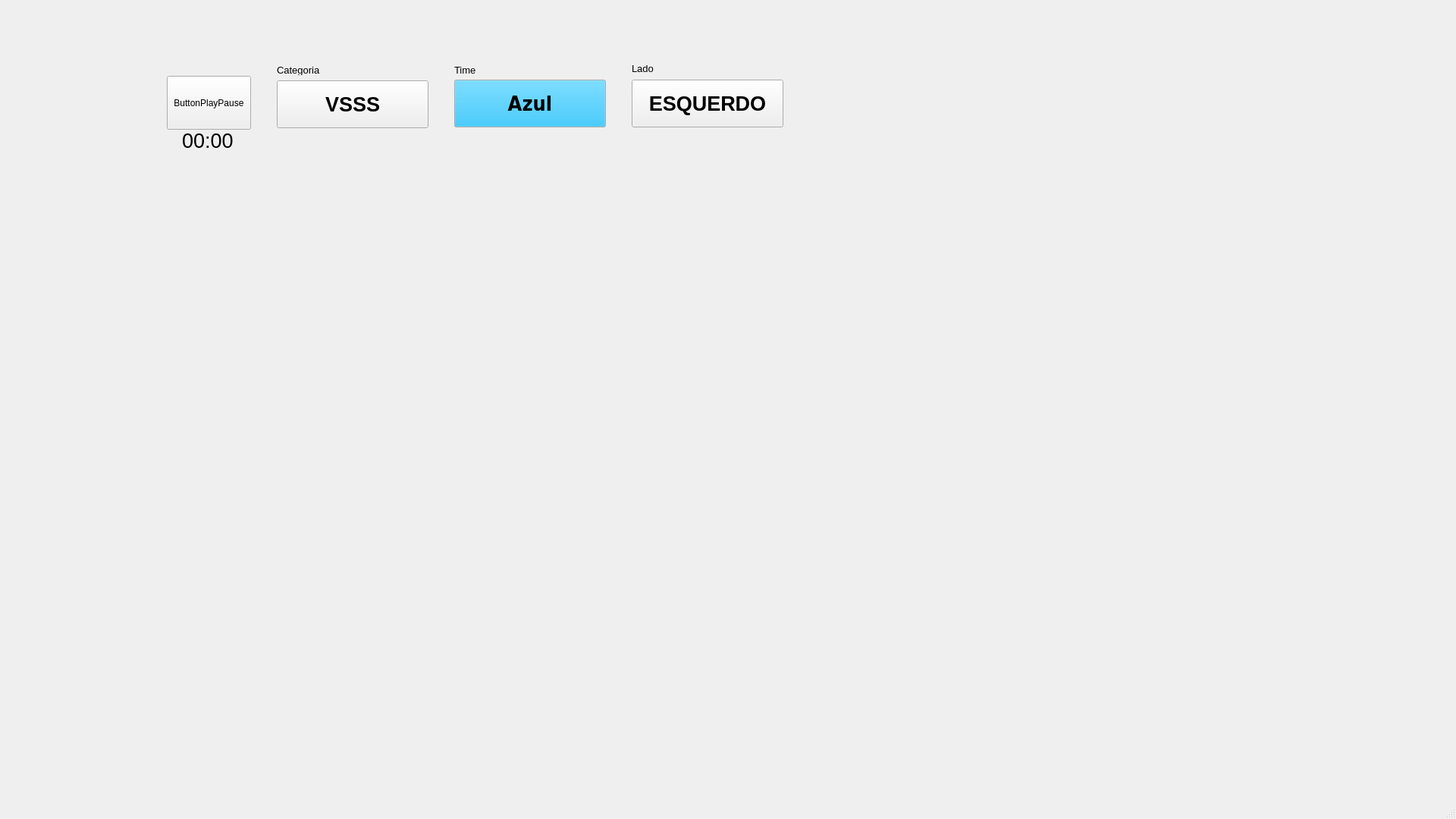
<?xml version="1.0" encoding="UTF-8"?>
<ui version="4.0">
 <class>MainWindow</class>
 <widget class="QMainWindow" name="MainWindow">
  <property name="geometry">
   <rect>
    <x>0</x>
    <y>0</y>
    <width>1920</width>
    <height>1080</height>
   </rect>
  </property>
  <property name="windowTitle">
   <string>MainWindow</string>
  </property>
  <widget class="QWidget" name="centralwidget">
   <widget class="QPushButton" name="ButtonCategoria">
    <property name="geometry">
     <rect>
      <x>365</x>
      <y>106</y>
      <width>200</width>
      <height>63</height>
     </rect>
    </property>
    <property name="font">
     <font>
      <family>System-ui</family>
      <pointsize>20</pointsize>
      <bold>true</bold>
     </font>
    </property>
    <property name="autoFillBackground">
     <bool>false</bool>
    </property>
    <property name="text">
     <string>VSSS</string>
    </property>
    <property name="checkable">
     <bool>false</bool>
    </property>
    <property name="autoRepeat">
     <bool>false</bool>
    </property>
    <property name="autoExclusive">
     <bool>false</bool>
    </property>
   </widget>
   <widget class="QLabel" name="label">
    <property name="geometry">
     <rect>
      <x>365</x>
      <y>85</y>
      <width>138</width>
      <height>14</height>
     </rect>
    </property>
    <property name="font">
     <font>
      <pointsize>10</pointsize>
     </font>
    </property>
    <property name="text">
     <string>&lt;html&gt;&lt;head/&gt;&lt;body&gt;&lt;p&gt;Categoria&lt;/p&gt;&lt;/body&gt;&lt;/html&gt;</string>
    </property>
    <property name="scaledContents">
     <bool>true</bool>
    </property>
   </widget>
   <widget class="QPushButton" name="ButtonPlayPause">
    <property name="geometry">
     <rect>
      <x>220</x>
      <y>100</y>
      <width>111</width>
      <height>71</height>
     </rect>
    </property>
    <property name="text">
     <string>ButtonPlayPause</string>
    </property>
   </widget>
   <widget class="QPushButton" name="ButtonCor">
    <property name="geometry">
     <rect>
      <x>599</x>
      <y>105</y>
      <width>200</width>
      <height>63</height>
     </rect>
    </property>
    <property name="palette">
     <palette>
      <active>
       <colorrole role="WindowText">
        <brush brushstyle="SolidPattern">
         <color alpha="255">
          <red>255</red>
          <green>255</green>
          <blue>255</blue>
         </color>
        </brush>
       </colorrole>
       <colorrole role="Button">
        <brush brushstyle="SolidPattern">
         <color alpha="255">
          <red>0</red>
          <green>187</green>
          <blue>255</blue>
         </color>
        </brush>
       </colorrole>
      </active>
      <inactive>
       <colorrole role="WindowText">
        <brush brushstyle="SolidPattern">
         <color alpha="255">
          <red>255</red>
          <green>255</green>
          <blue>255</blue>
         </color>
        </brush>
       </colorrole>
       <colorrole role="Button">
        <brush brushstyle="SolidPattern">
         <color alpha="255">
          <red>0</red>
          <green>187</green>
          <blue>255</blue>
         </color>
        </brush>
       </colorrole>
      </inactive>
      <disabled>
       <colorrole role="Button">
        <brush brushstyle="SolidPattern">
         <color alpha="255">
          <red>0</red>
          <green>187</green>
          <blue>255</blue>
         </color>
        </brush>
       </colorrole>
      </disabled>
     </palette>
    </property>
    <property name="font">
     <font>
      <family>DejaVu Sans Condensed</family>
      <pointsize>20</pointsize>
      <italic>false</italic>
      <bold>true</bold>
     </font>
    </property>
    <property name="text">
     <string>Azul</string>
    </property>
   </widget>
   <widget class="QLabel" name="labelTime">
    <property name="geometry">
     <rect>
      <x>599</x>
      <y>85</y>
      <width>74</width>
      <height>14</height>
     </rect>
    </property>
    <property name="font">
     <font>
      <pointsize>10</pointsize>
     </font>
    </property>
    <property name="text">
     <string>&lt;html&gt;&lt;head/&gt;&lt;body&gt;&lt;p&gt;Time&lt;/p&gt;&lt;/body&gt;&lt;/html&gt;</string>
    </property>
    <property name="scaledContents">
     <bool>true</bool>
    </property>
   </widget>
   <widget class="QLabel" name="labelLado">
    <property name="geometry">
     <rect>
      <x>833</x>
      <y>83</y>
      <width>138</width>
      <height>14</height>
     </rect>
    </property>
    <property name="font">
     <font>
      <pointsize>10</pointsize>
     </font>
    </property>
    <property name="text">
     <string>&lt;html&gt;&lt;head/&gt;&lt;body&gt;&lt;p&gt;Lado&lt;/p&gt;&lt;/body&gt;&lt;/html&gt;</string>
    </property>
    <property name="scaledContents">
     <bool>true</bool>
    </property>
   </widget>
   <widget class="QPushButton" name="ButtonLado">
    <property name="geometry">
     <rect>
      <x>833</x>
      <y>105</y>
      <width>200</width>
      <height>63</height>
     </rect>
    </property>
    <property name="font">
     <font>
      <family>System-ui</family>
      <pointsize>20</pointsize>
      <bold>true</bold>
     </font>
    </property>
    <property name="autoFillBackground">
     <bool>false</bool>
    </property>
    <property name="text">
     <string>ESQUERDO</string>
    </property>
    <property name="checkable">
     <bool>false</bool>
    </property>
    <property name="autoRepeat">
     <bool>false</bool>
    </property>
    <property name="autoExclusive">
     <bool>false</bool>
    </property>
   </widget>
   <widget class="QLabel" name="LabelCronometro">
    <property name="geometry">
     <rect>
      <x>240</x>
      <y>170</y>
      <width>71</width>
      <height>31</height>
     </rect>
    </property>
    <property name="font">
     <font>
      <pointsize>20</pointsize>
     </font>
    </property>
    <property name="text">
     <string>00:00</string>
    </property>
   </widget>
   <widget class="QWidget" name="robotsContainerWidget" native="true">
    <property name="geometry">
     <rect>
      <x>70</x>
      <y>270</y>
      <width>1019</width>
      <height>440</height>
     </rect>
    </property>
   </widget>
  </widget>
  <widget class="QMenuBar" name="menubar">
   <property name="geometry">
    <rect>
     <x>0</x>
     <y>0</y>
     <width>1920</width>
     <height>20</height>
    </rect>
   </property>
  </widget>
  <widget class="QStatusBar" name="statusbar"/>
 </widget>
 <resources/>
 <connections/>
</ui>
